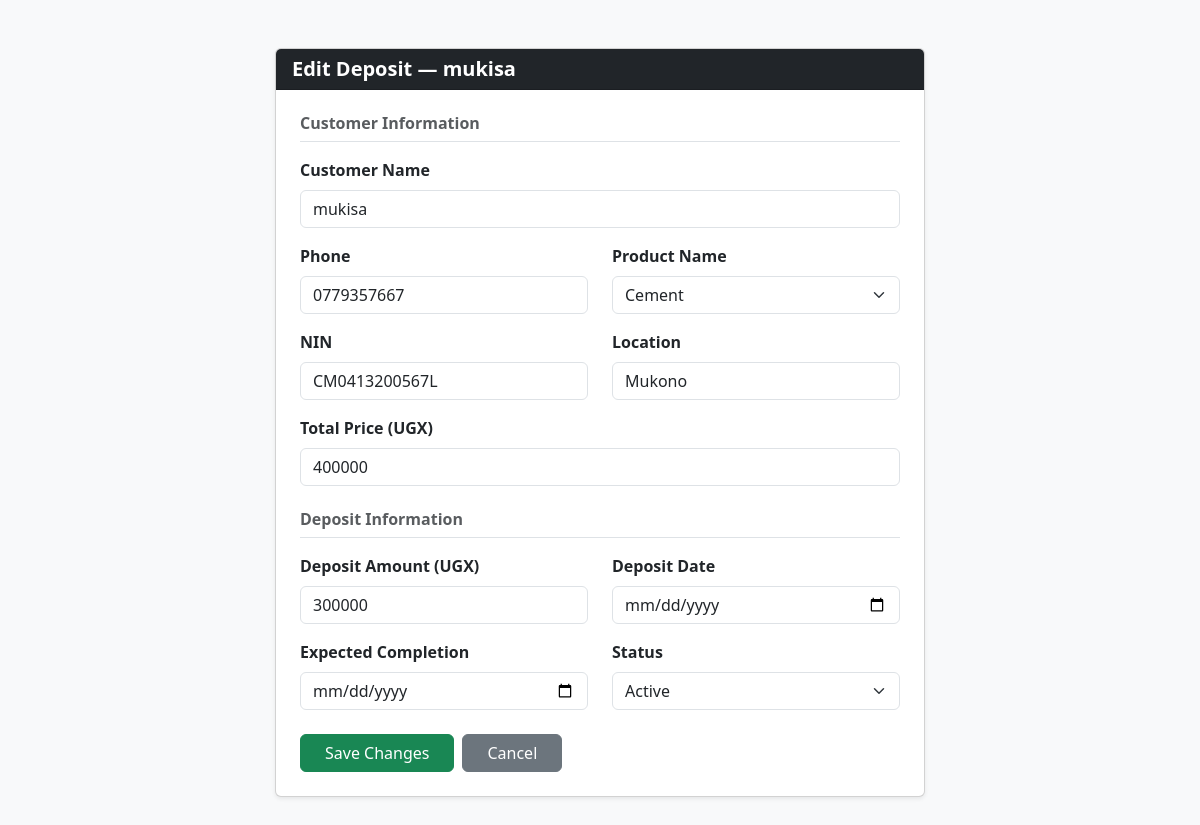
The page /edit_deposit/2/ on the database its author committed.
### nyondoapp/models.py (models this page shows)
class Customer(models.Model):
    customer_name = models.CharField(max_length=30, blank=False)
    phone = models.CharField(max_length=15, validators=[validate_ug_phone])
    product_name = models.CharField(max_length=100, blank=False)
    nin = models.CharField(max_length=14, validators=[validate_nin])
    location = models.CharField(max_length=100)
    total_price = models.IntegerField()

class Deposit(models.Model):
    STATUS = [
        ("Active","Active"),
        ("Pending","Pending"),
        ("Finished","Finished")
    ]
    PRODUCT = [
        ("cement","cement"),
        ("iron sheets","iron sheets"),
        ("iron bars","iron bars"),
    ]
    Customer_name = models.ForeignKey(Customer, on_delete=models.CASCADE)
    deposit_date = models.DateField(auto_now_add=True)
    deposit_amount = models.IntegerField()
    expected_completion = models.DateField()
    status = models.CharField(max_length=20, choices=STATUS)
    product_name = models.CharField(max_length=100, choices=PRODUCT)

### nyondoapp/views.py (the view, shortened to what this page needs)
# urls.py: path('edit_deposit/<int:deposit_id>/', views.edit_deposit, name="edit_deposit"),
def edit_deposit(request, deposit_id):
    deposit = get_object_or_404(Deposit, id=deposit_id)
    customer = deposit.Customer_name
    context = {
        'deposit': deposit,
        'customer': customer,
    }
    return render(request, 'account/edit_deposit.html', context)

### nyondoapp/templates/account/edit_deposit.html (shortened to what this page needs)
<!doctype html>
<html lang="en">
  <head>
    <link href="https://cdn.jsdelivr.net/npm/bootstrap@5.3.8/dist/css/bootstrap.min.css" rel="stylesheet" />
  </head>
  <body class="bg-light">
    <div class="container py-5">
      <div class="card shadow-sm mx-auto" style="max-width: 650px;">
        <div class="card-header bg-dark text-white">
          <h5 class="mb-0 fw-bold">Edit Deposit — {{ customer.customer_name }}</h5>
        </div>
        <div class="card-body p-4">
          <form method="POST">
            <h6 class="fw-bold text-muted mb-3 border-bottom pb-2">Customer Information</h6>
            <div class="mb-3">
              <label class="form-label fw-bold">Customer Name</label>
              <input type="text" name="customer_name" class="form-control"
                     value="{{ customer.customer_name }}" required />
            </div>
            <div class="row mb-3">
              <div class="col-md-6">
                <label class="form-label fw-bold">Phone</label>
                <input type="text" name="phone" class="form-control"
                       value="{{ customer.phone }}" required />
              </div>
              <div class="col-md-6">
                <label class="form-label fw-bold">Product Name</label>
                <select name="product_name" class="form-select">
                  <option value="cement"      {% if customer.product_name == 'cement' %}selected{% endif %}>Cement</option>
                </select>
              </div>
            </div>
            <div class="row mb-3">
              <div class="col-md-6">
                <label class="form-label fw-bold">NIN</label>
                <input type="text" name="nin" class="form-control"
                       value="{{ customer.nin }}" required />
              </div>
              <div class="col-md-6">
                <label class="form-label fw-bold">Location</label>
                <input type="text" name="location" class="form-control"
                       value="{{ customer.location }}" required />
              </div>
            </div>
            <div class="mb-4">
              <label class="form-label fw-bold">Total Price (UGX)</label>
              <input type="number" name="total_price" class="form-control"
                     value="{{ customer.total_price }}" required />
            </div>
            <h6 class="fw-bold text-muted mb-3 border-bottom pb-2">Deposit Information</h6>
            <div class="row mb-3">
              <div class="col-md-6">
                <label class="form-label fw-bold">Deposit Amount (UGX)</label>
                <input type="number" name="deposit_amount" class="form-control"
                       value="{{ deposit.deposit_amount }}" required />
              </div>
              <div class="col-md-6">
                <label class="form-label fw-bold">Deposit Date</label>
                <input type="date" name="deposit_date" class="form-control"
                       value="{{ deposit.deposit_date }}" required />
              </div>
            </div>
            <div class="row mb-3">
              <div class="col-md-6">
                <label class="form-label fw-bold">Expected Completion</label>
                <input type="date" name="expected_completion" class="form-control"
                       value="{{ deposit.expected_completion }}" required />
              </div>
              <div class="col-md-6">
                <label class="form-label fw-bold">Status</label>
                <select name="status" class="form-select">
                  <option value="Active"   {% if deposit.status == 'Active' %}selected{% endif %}>Active</option>
                </select>
              </div>
            </div>
            <div class="d-flex gap-2 mt-4">
              <button type="submit" class="btn btn-success px-4">Save Changes</button>
              <a href="{% url 'deposit_page' %}" class="btn btn-secondary px-4">Cancel</a>
            </div>
          </form>
        </div>
      </div>
    </div>
  </body>
</html>

### rows shown on the page
Customer: customer_name "mukisa", phone "0779357667", product_name "Cement", nin "CM0413200567L", location "Mukono", total_price "400000"
Deposit: deposit_amount "300000", status "Active"
